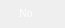
                   <widget class="QFrame" name="frame_6">
                    <property name="minimumSize">
                     <size>
                      <width>65</width>
                      <height>28</height>
                     </size>
                    </property>
                    <property name="maximumSize">
                     <size>
                      <width>65</width>
                      <height>28</height>
                     </size>
                    </property>
                    <property name="frameShape">
                     <enum>QFrame::NoFrame</enum>
                    </property>
                    <property name="frameShadow">
                     <enum>QFrame::Raised</enum>
                    </property>
                    <widget class="QLabel" name="label_38">
                     <property name="geometry">
                      <rect>
                       <x>1</x>
                       <y>1</y>
                       <width>61</width>
                       <height>24</height>
                      </rect>
                     </property>
                     <property name="minimumSize">
                      <size>
                       <width>61</width>
                       <height>24</height>
                      </size>
                     </property>
                     <property name="maximumSize">
                      <size>
                       <width>61</width>
                       <height>24</height>
                      </size>
                     </property>
                     <property name="font">
                      <font>
                       <family>Roboto [GOOG]</family>
                       <pointsize>8</pointsize>
                       <weight>50</weight>
                       <italic>false</italic>
                       <bold>false</bold>
                      </font>
                     </property>
                     <property name="styleSheet">
                      <string notr="true">background-image: url(:/images/final_assets/Toggle_yes_no/no.png);
font: 8pt &quot;Roboto [GOOG]&quot;;
color: rgb(255, 255, 255);</string>
                     </property>
                     <property name="text">
                      <string>No</string>
                     </property>
                     <property name="alignment">
                      <set>Qt::AlignLeading|Qt::AlignLeft|Qt::AlignVCenter</set>
                     </property>
                     <property name="indent">
                      <number>18</number>
                     </property>
                    </widget>
                    <widget class="QLabel" name="label_29">
                     <property name="geometry">
                      <rect>
                       <x>0</x>
                       <y>1</y>
                       <width>25</width>
                       <height>24</height>
                      </rect>
                     </property>
                     <property name="minimumSize">
                      <size>
                       <width>25</width>
                       <height>24</height>
                      </size>
                     </property>
                     <property name="maximumSize">
                      <size>
                       <width>25</width>
                       <height>24</height>
                      </size>
                     </property>
                     <property name="styleSheet">
                      <string notr="true">background-color: rgb(255, 255, 255,0);
background-image: url(:/images/final_assets/Toggle_Num/Ellipse.png);</string>
                     </property>
                     <property name="text">
                      <string/>
                     </property>
                    </widget>
                    <widget class="QLabel" name="label_30">
                     <property name="geometry">
                      <rect>
                       <x>39</x>
                       <y>1</y>
                       <width>25</width>
                       <height>24</height>
                      </rect>
                     </property>
                     <property name="minimumSize">
                      <size>
                       <width>25</width>
                       <height>24</height>
                      </size>
                     </property>
                     <property name="maximumSize">
                      <size>
                       <width>25</width>
                       <height>24</height>
                      </size>
                     </property>
                     <property name="styleSheet">
                      <string notr="true">background-color: rgb(255, 255, 255,0);
background-image: url(:/images/final_assets/Toggle_Num/Ellipse.png);</string>
                     </property>
                     <property name="text">
                      <string/>
                     </property>
                    </widget>
                   </widget>
